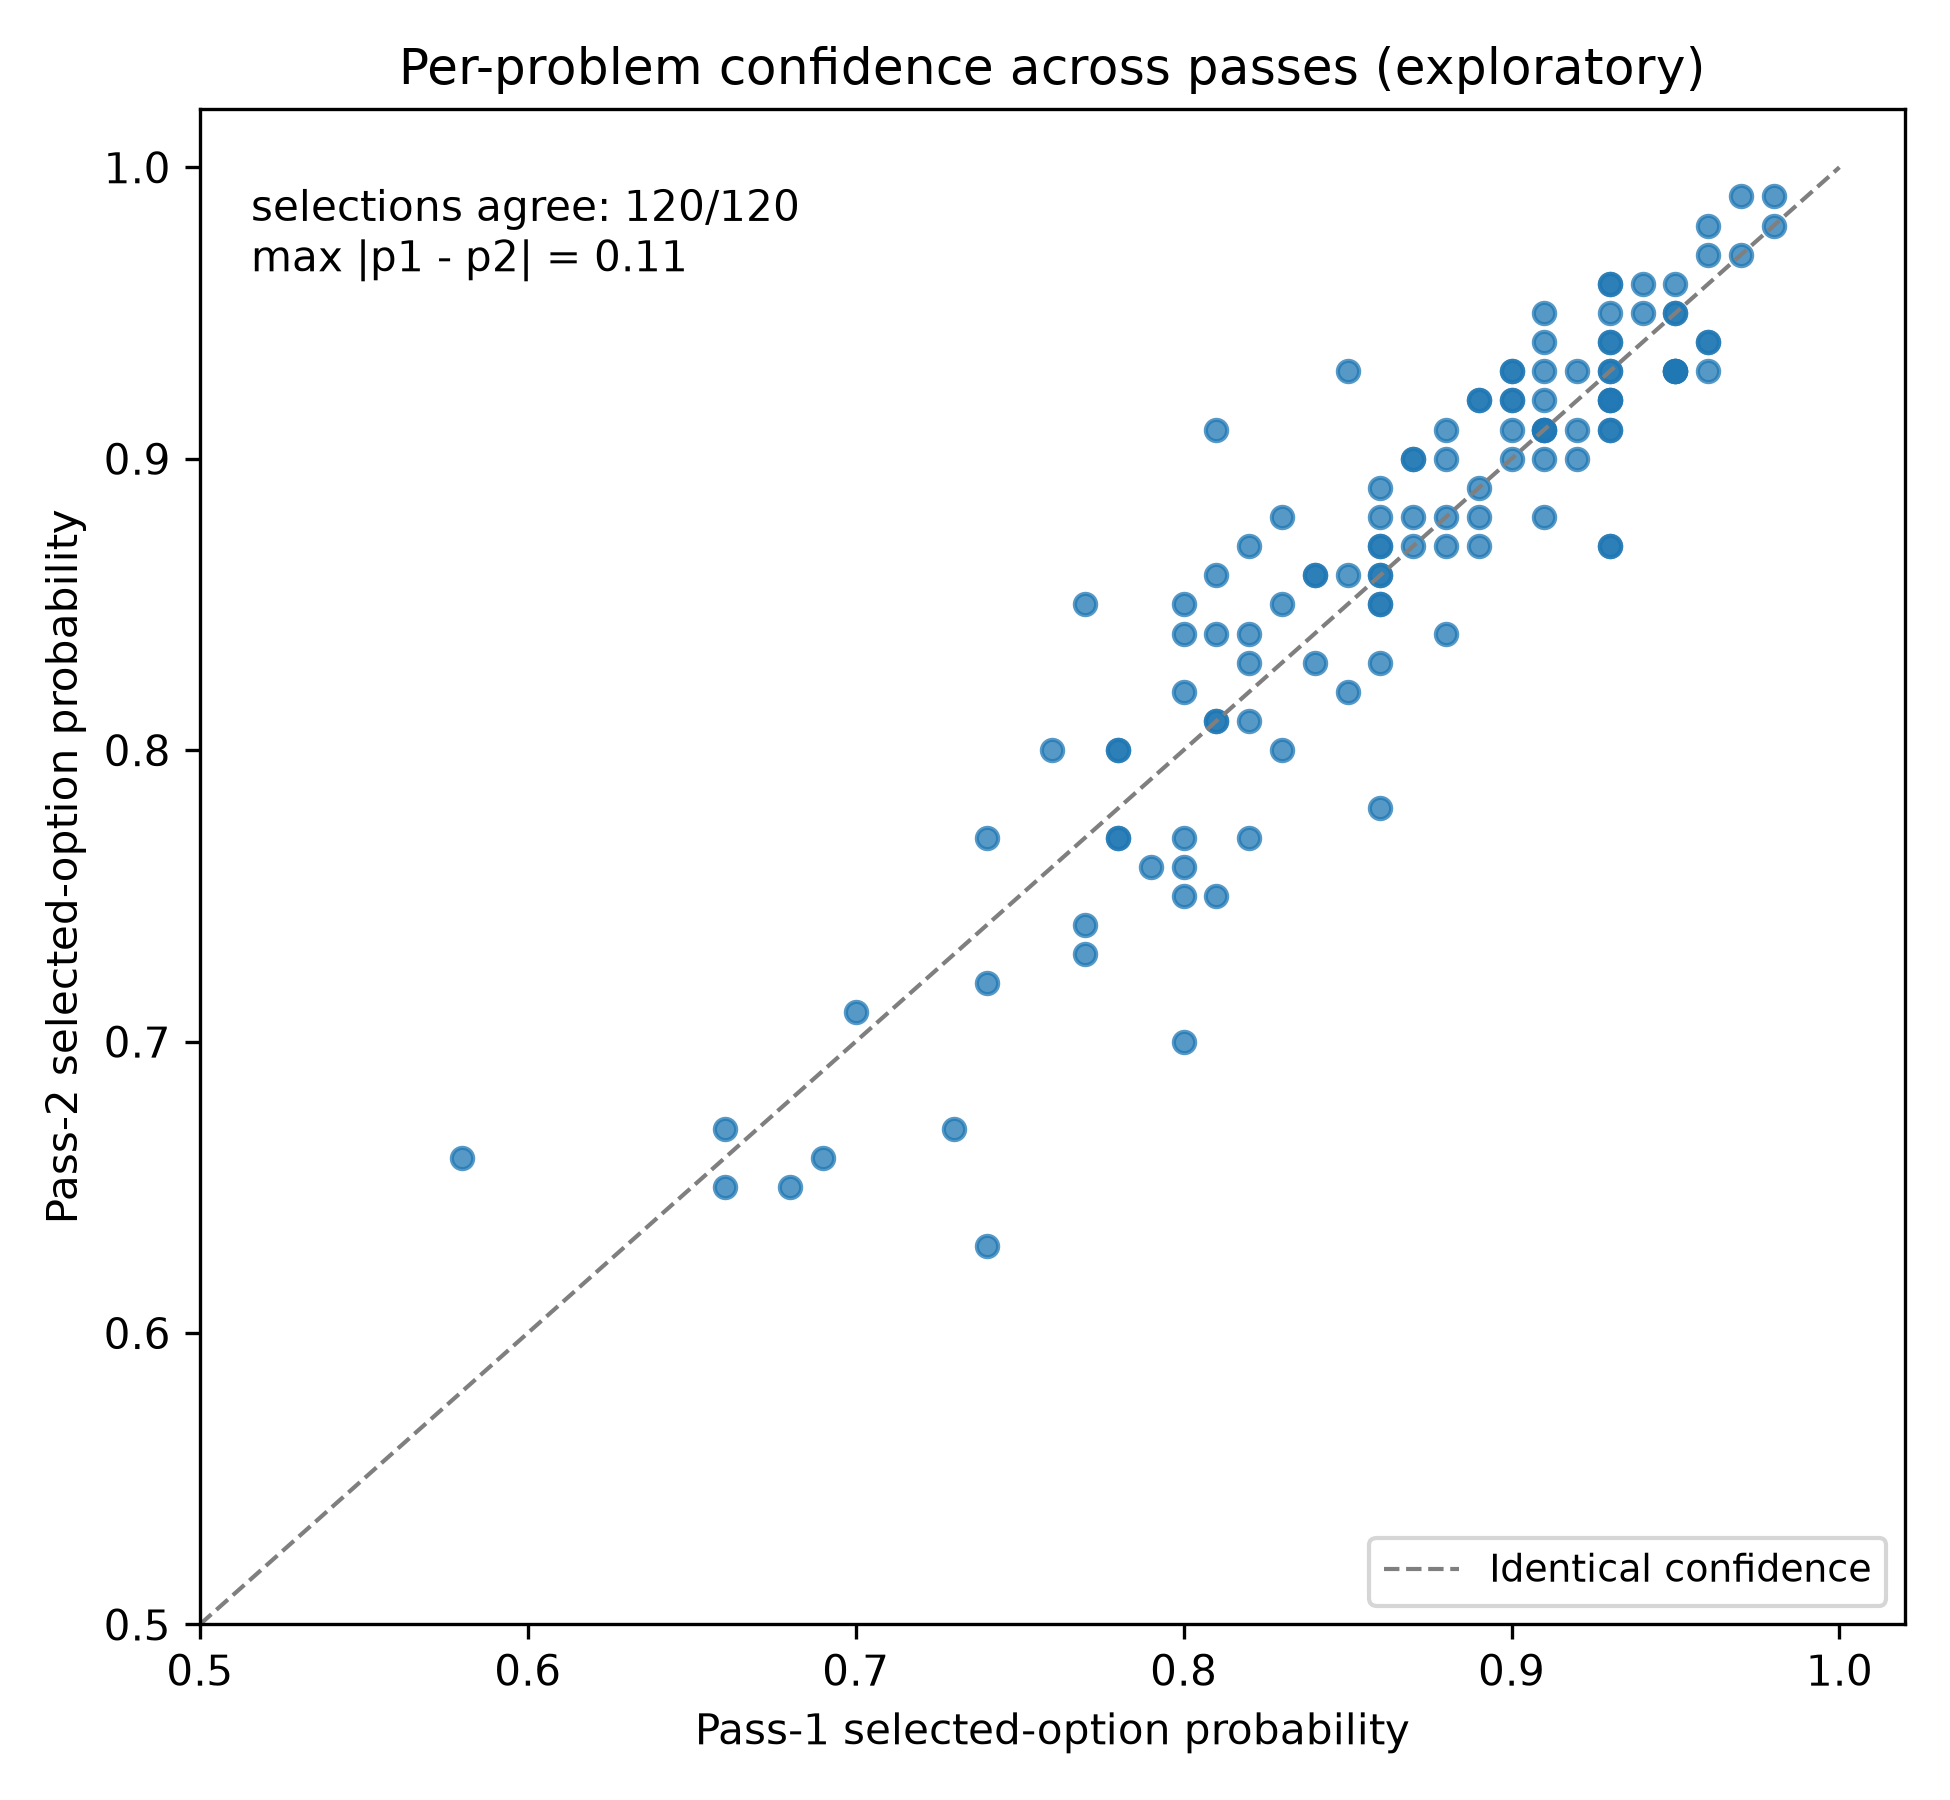

Write Python code to recreate this figure.
# SPDX-License-Identifier: Apache-2.0
# EXPLORATORY figure: pass-1 vs pass-2 selected-option probability per
# problem, v2.0.0 discrimination phase. The preregistered stability
# endpoint (per-problem disagreement) is saturated at 0/120 and is
# reported in tables; this figure shows how closely the two calls track
# each other in confidence. Derives only from the raw v2 run records
# plus the committed oracle, reusing the sealed-criterion code in
# experiments/judge-enumeration-v2/analyze_v2.py. Labeled exploratory
# per preregistration section (e). Render with:
#     uv run --with matplotlib python figures/fig3-pass1-vs-pass2.py

import pathlib
import sys
from fractions import Fraction

import matplotlib

matplotlib.use("Agg")
import matplotlib.pyplot as plt

REPO = pathlib.Path(__file__).resolve().parents[1]
sys.path.insert(0, str(REPO / "experiments" / "judge-enumeration-v2"))
import analyze_v2 as a  # noqa: E402

POINT_COLOR = "#1f77b4"
DIAGONAL_COLOR = "#7f7f7f"


def main():
    oracle, problems, calls = a.load_inputs()
    records = [a.per_call_record(oracle, c) for c in calls]

    by_problem = {}
    for r in records:
        by_problem.setdefault(r["problem_id"], {})[r["pass"]] = r["selected_prob"]

    xs = [float(by_problem[pid][1]) for pid in sorted(by_problem)]
    ys = [float(by_problem[pid][2]) for pid in sorted(by_problem)]
    diffs = [abs(x - y) for x, y in zip(xs, ys)]
    max_diff = max(diffs)

    fig, ax = plt.subplots(figsize=(6.5, 6))
    ax.plot([0.5, 1.0], [0.5, 1.0], color=DIAGONAL_COLOR, linestyle="--",
            linewidth=1, label="Identical confidence")
    ax.scatter(xs, ys, s=26, alpha=0.75, color=POINT_COLOR)
    ax.set_xlim(0.5, 1.02)
    ax.set_ylim(0.5, 1.02)
    ax.set_xlabel("Pass-1 selected-option probability")
    ax.set_ylabel("Pass-2 selected-option probability")
    ax.set_title("Per-problem confidence across passes (exploratory)")
    ax.text(0.03, 0.95, f"selections agree: 120/120\nmax |p1 - p2| = {max_diff:.2f}",
            transform=ax.transAxes, fontsize=10, verticalalignment="top")
    ax.legend(loc="lower right", fontsize=9)
    fig.tight_layout()
    out = pathlib.Path(__file__).resolve().parent / "fig3-pass1-vs-pass2.png"
    fig.savefig(out, dpi=300)
    print(f"wrote {out}")


if __name__ == "__main__":
    main()
